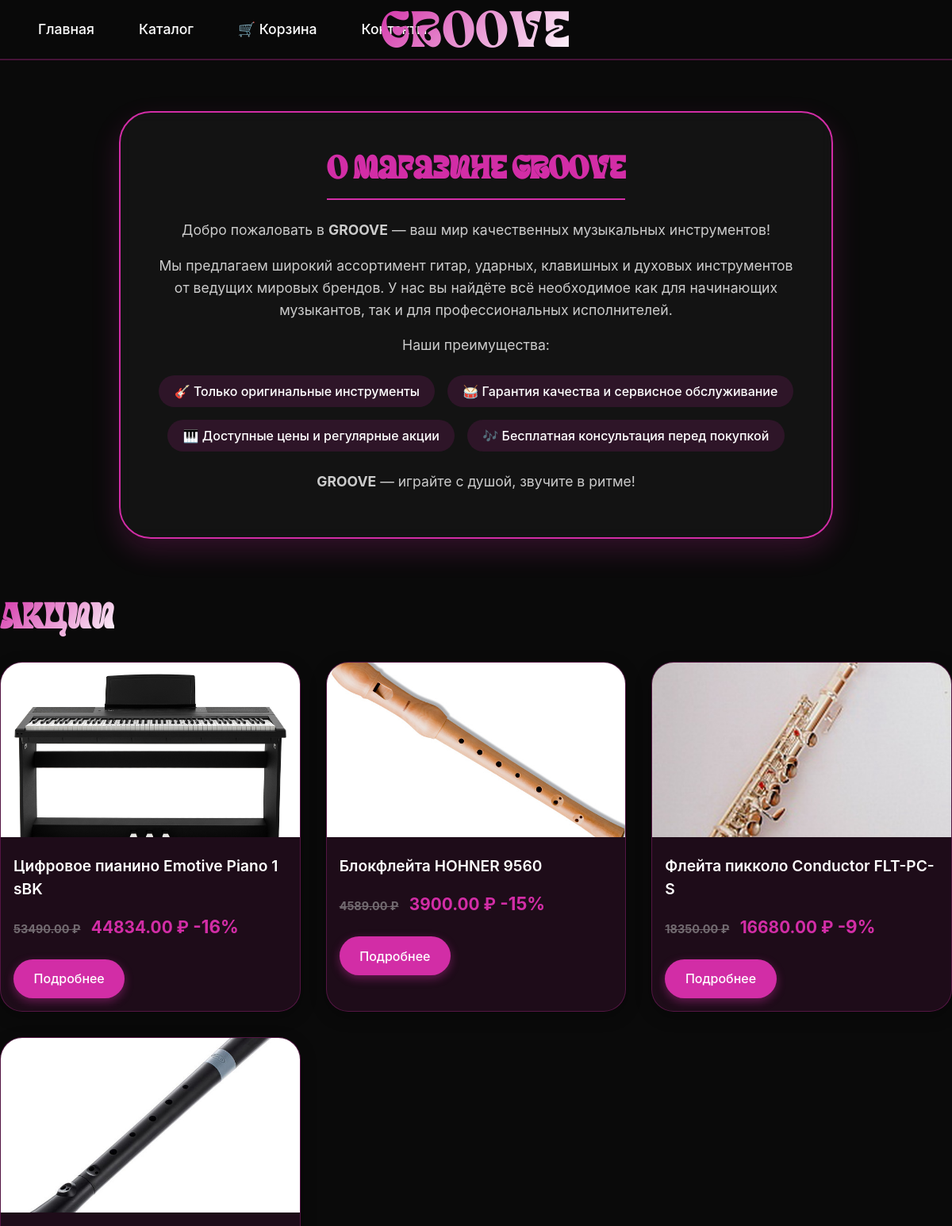
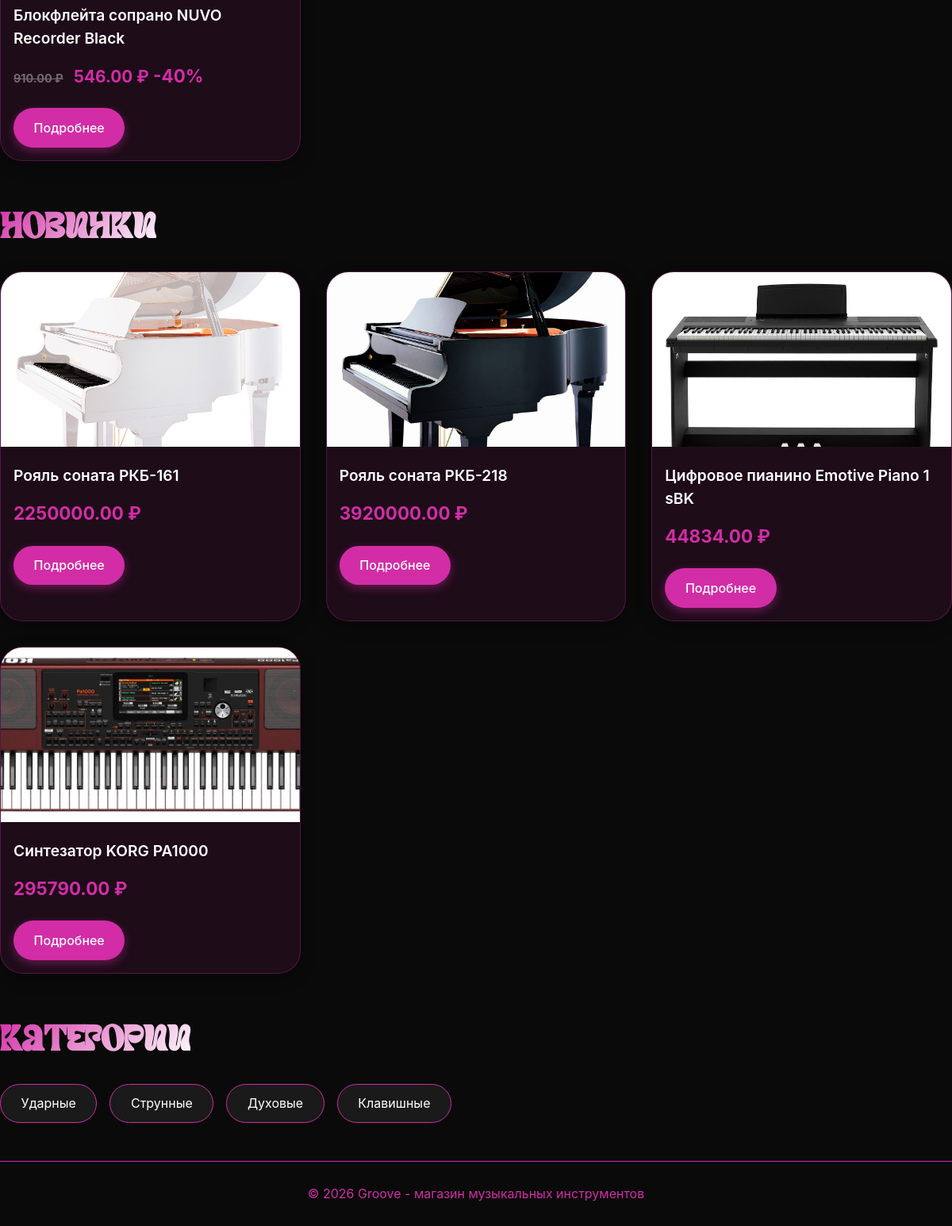
The page / on the database its author committed (2 pictures, top to bottom).
### store/models.py (models this page shows, shortened)
class Product(models.Model):
    category = models.ForeignKey(Category, on_delete=models.CASCADE, related_name='products', verbose_name='Категория')
    name = models.CharField(max_length=200, verbose_name='Название инструмента')
    slug = models.SlugField(unique=True, verbose_name='URL-метка')
    description = models.TextField(verbose_name='Описание')
    price = models.DecimalField(max_digits=10, decimal_places=2, verbose_name='Цена')
    old_price = models.DecimalField(max_digits=10, decimal_places=2, blank=True, null=True, verbose_name='Старая цена')
    stock = models.PositiveIntegerField(default=0, verbose_name='Количество на складе')
    image = models.ImageField(upload_to='products/', blank=True, null=True, verbose_name='Изображение')
    is_on_sale = models.BooleanField(default=False, verbose_name='Акция')
    created_at = models.DateTimeField(auto_now_add=True, verbose_name='Дата добавления')
    class Meta:
        verbose_name = 'Товар'
        verbose_name_plural = 'Товары'
        ordering = ['-created_at']
    def get_absolute_url(self):
        return reverse('product_detail', args=[self.category.slug, self.slug])
    def get_discount_percent(self):
        if self.old_price and self.old_price > 0:
            return int((1 - self.price / self.old_price) * 100)
        return 0

class Category(models.Model):
    name = models.CharField(max_length=100, verbose_name='Название категории')
    slug = models.SlugField(unique=True, verbose_name='URL-метка')
    description = models.TextField(blank=True, verbose_name='Описание')
    image = models.ImageField(upload_to='categories/', blank=True, null=True, verbose_name='Изображение')
    class Meta:
        verbose_name = 'Категория'
        verbose_name_plural = 'Категории'

### store/views.py (the view)
# urls.py: path('', views.index, name='index'),
def index(request):
    products_on_sale = Product.objects.filter(is_on_sale=True)[:4]
    new_products = Product.objects.all().order_by('-created_at')[:4]
    categories = Category.objects.all()
    context = {
        'products_on_sale': products_on_sale,
        'new_products': new_products,
        'categories': categories,
    }
    return render(request, 'store/index.html', context)

### store/templates/store/index.html (shortened to what this page needs)
{% extends 'store/base.html' %}
{% load static %}
{% block content %}
<div class="about-section">
    <div class="about-container">
        <h2>О магазине GROOVE</h2>
        <div class="about-content">
            <p>
                Добро пожаловать в <strong>GROOVE</strong> — ваш мир качественных музыкальных инструментов!
            </p>
            <p>
                Мы предлагаем широкий ассортимент гитар, ударных, клавишных и духовых инструментов
                от ведущих мировых брендов. У нас вы найдёте всё необходимое как для начинающих музыкантов,
                так и для профессиональных исполнителей.
            </p>
            <p>
                Наши преимущества:
            </p>
            <ul class="about-list">
                <li>🎸 Только оригинальные инструменты</li>
                <li>🥁 Гарантия качества и сервисное обслуживание</li>
                <li>🎹 Доступные цены и регулярные акции</li>
                <li>🎶 Бесплатная консультация перед покупкой</li>
            </ul>
            <p>
                <strong>GROOVE</strong> — играйте с душой, звучите в ритме!
            </p>
        </div>
    </div>
</div>
<div class="section">
    <h2>Акции</h2>
    <div class="products-grid">
        {% for product in products_on_sale %}
        <div class="product-card">
            {% if product.image %}
            <img src="{{ product.image.url }}" alt="{{ product.name }}">
            {% else %}
            <div class="no-image">🎵</div>
            {% endif %}
            <h3>{{ product.name }}</h3>
            <p class="price">
                {% if product.old_price %}
                <span class="old-price">{{ product.old_price }} ₽</span>
                <span class="sale-price">{{ product.price }} ₽</span>
                <span class="discount">-{{ product.get_discount_percent }}%</span>
                {% else %}
                <span>{{ product.price }} ₽</span>
                {% endif %}
            </p>
            <a href="{{ product.get_absolute_url }}" class="btn">Подробнее</a>
        </div>
        {% empty %}
        <p>Нет товаров со скидкой</p>
        {% endfor %}
    </div>
</div>
<div class="section">
    <h2> Новинки</h2>
    <div class="products-grid">
        {% for product in new_products %}
        <div class="product-card">
            {% if product.image %}
            <img src="{{ product.image.url }}" alt="{{ product.name }}">
            {% else %}
            <div class="no-image">🎵</div>
            {% endif %}
            <h3>{{ product.name }}</h3>
            <p class="price">{{ product.price }} ₽</p>
            <a href="{{ product.get_absolute_url }}" class="btn">Подробнее</a>
        </div>
        {% empty %}
        <p>Нет новинок</p>
        {% endfor %}
    </div>
</div>
<div class="section">
    <h2> Категории</h2>
    <div class="categories">
        {% for category in categories %}
        <a href="{% url 'category_detail' category.slug %}" class="category-card">
            {{ category.name }}
        </a>
        {% endfor %}
    </div>
</div>
{% endblock %}

### store/templates/store/base.html (shortened to what this page needs)
<!DOCTYPE html>
<html lang="ru">
<head>
    {% load static %}
    <link rel="stylesheet" href="{% static 'store/css/groove.css' %}">
</head>
<body>
    <header>
        <nav>
            <div class="logo">
                <a href="{% url 'index' %}">Groove</a>
            </div>
            <div class="nav-links">
                <a href="{% url 'index' %}">Главная</a>
                <a href="{% url 'product_list' %}">Каталог</a>
                <a href="{% url 'cart' %}">🛒 Корзина</a>
                <a href="{% url 'contacts' %}">Контакты</a>
            </div>
        </nav>
    </header>
    <main>
        {% block content %}{% endblock %}
    </main>
    <footer>
        <p>&copy; 2026 Groove - магазин музыкальных инструментов</p>
    </footer>
</body>
</html>

### store/static/store/css/groove.css (style rules this page uses)
* { margin: 0; padding: 0; box-sizing: border-box; }
body { font-family: 'Inter', 'Segoe UI', sans-serif; background: #0a0a0a; color: #ffffff; line-height: 1.5; min-height: 100vh; }
header { background: rgba(10, 10, 10, 0.95); backdrop-filter: blur(12px); border-bottom: 2px solid rgba(210, 45, 166, 0.3); position: sticky; top: 0; z-index: 100; }
nav { max-width: 1400px; margin: 0 auto; padding: 1rem 2rem; display: flex; justify-content: space-between; align-items: center; gap: 2rem; position: relative; }
.nav-links { display: flex; justify-content: flex-start; gap: 1.5rem; flex-wrap: wrap; order: 1; }
.nav-links a { color: #ffffff; text-decoration: none; font-weight: 500; font-size: 1.1rem; transition: all 0.3s; padding: 0.5rem 1rem; border-radius: 30px; }
.logo { order: 2; position: absolute; left: 50%; transform: translateX(-50%); }
.logo a { font-family: 'Soledago', 'Playfair Display', cursive; font-size: 4rem; font-weight: normal; background: linear-gradient(135deg, #d22da6, #ffffff); -webkit-background-clip: text; background-clip: text; color: transparent; text-decoration: none; letter-spacing: 2px; transition: all 0.3s; white-space: nowrap; }
.section { margin: 3rem 0; }
.section h2 { font-family: 'Soledago', 'Playfair Display', cursive; font-size: 2.8rem; background: linear-gradient(135deg, #d22da6, #ffffff); -webkit-background-clip: text; background-clip: text; color: transparent; display: inline-block; border-left: none; padding-left: 0; margin-bottom: 1.5rem; }
.products-grid { display: grid; grid-template-columns: repeat(auto-fill, minmax(280px, 1fr)); gap: 2rem; }
.product-card { background: rgba(210, 45, 166, 0.1); backdrop-filter: blur(10px); border-radius: 28px; overflow: hidden; transition: all 0.4s cubic-bezier(0.175, 0.885, 0.32, 1.275); border: 1px solid rgba(210, 45, 166, 0.3); box-shadow: 0 6px 20px rgba(0, 0, 0, 0.3); }
.product-card img { width: 100%; height: 220px; object-fit: cover; }
.product-card h3 { padding: 1rem 1rem 0.5rem; font-size: 1.2rem; font-weight: 600; color: #ffffff; }
.product-card .price { padding: 0.5rem 1rem; font-size: 1.4rem; font-weight: bold; color: #d22da6; }
.old-price { text-decoration: line-through; color: #aaaaaa; font-size: 0.9rem; margin-right: 0.5rem; opacity: 0.6; }
.sale-price { color: #d22da6; font-size: 1.3rem; font-weight: bold; }
.btn { display: inline-block; margin: 1rem; padding: 0.8rem 1.6rem; background: #d22da6; color: #ffffff; text-decoration: none; border-radius: 40px; transition: all 0.3s; border: none; cursor: pointer; font-weight: 500; box-shadow: 0 4px 12px rgba(210, 45, 166, 0.4); }
.price { font-size: 2rem; font-weight: bold; color: #d22da6; }
.categories { display: flex; gap: 1rem; flex-wrap: wrap; }
.category-card { background: rgba(30, 30, 30, 0.8); backdrop-filter: blur(4px); padding: 0.7rem 1.6rem; border-radius: 50px; text-decoration: none; color: #ffffff; transition: all 0.3s; border: 1px solid #d22da6; }
.about-section { display: flex; justify-content: center; align-items: center; margin: 4rem auto; padding: 0 2rem; width: 100%; max-width: 100%; }
.about-container { max-width: 900px; background: rgba(20, 20, 20, 0.9); backdrop-filter: blur(8px); border-radius: 40px; padding: 2.5rem; border: 2px solid #d22da6; box-shadow: 0 15px 35px rgba(210, 45, 166, 0.2); text-align: center; transition: all 0.3s; }
.about-container h2 { font-family: 'Soledago', 'Playfair Display', cursive; font-size: 2.5rem; color: #d22da6; margin-bottom: 1.5rem; border-bottom: 2px solid #d22da6; display: inline-block; padding-bottom: 0.5rem; background: none; -webkit-background-clip: unset; background-clip: unset; }
.about-content p { color: #cccccc; font-size: 1.1rem; line-height: 1.6; margin-bottom: 1rem; }
.about-list { list-style: none; text-align: left; margin: 1.5rem 0; padding: 0; display: flex; flex-wrap: wrap; justify-content: center; gap: 1rem; }
.about-list li { background: rgba(210, 45, 166, 0.15); padding: 0.5rem 1.2rem; border-radius: 30px; color: #ffffff; font-weight: 500; transition: all 0.3s; }
footer { background: #0a0a0a; text-align: center; padding: 1.8rem; margin-top: 3rem; color: #d22da6; border-top: 1px solid #d22da6; }

### rows shown on the page
Product: image (picture), name "Цифровое пианино Emotive Piano 1 sBK", old_price "53490.00", price "44834.00", get_discount_percent "16"
Product: image (picture), name "Блокфлейта HOHNER 9560", old_price "4589.00", price "3900.00", get_discount_percent "15"
Product: image (picture), name "Флейта пикколо Conductor FLT-PC-S", old_price "18350.00", price "16680.00", get_discount_percent "9"
Product: image (picture), name "Блокфлейта сопрано NUVO Recorder Black", old_price "910.00", price "546.00", get_discount_percent "40"
Product: image (picture), name "Рояль соната РКБ-161", price "2250000.00"
Product: image (picture), name "Рояль соната РКБ-218", price "3920000.00"
Product: image (picture), name "Синтезатор KORG PA1000", price "295790.00"
Category: name "Ударные"
Category: name "Струнные"
Category: name "Духовые"
Category: name "Клавишные"
